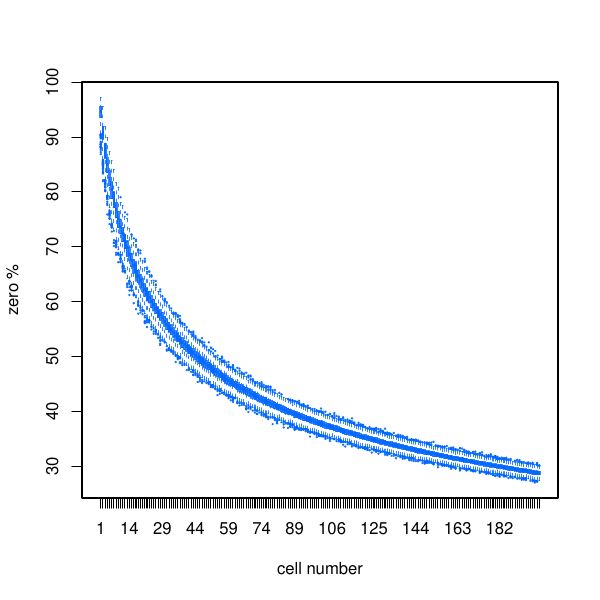

Reproduce this figure in R.
rm(list=ls());

## 16621 genes
## 2109 cells
load("01do_simulation.RData");

cols <- rainbow(10, alpha=0.8);

pdf("02do_simu_plot.pdf", 6, 6);
dat <- t(out.s);
dat <- dat/16621 * 100;
colnames(dat) <- 1:ncol(dat);
boxplot(dat, ylab="zero %", xlab="cell number", pch=19, col=cols[7], border=cols[7], cex=0.2);
dev.off();

pdf("02do_simu_plot2.pdf", 6, 6);
dat <- t(out.s);
dat <- dat/16621 * 100;
colnames(dat) <- 1:ncol(dat);
boxplot(dat[,c(1:20)], ylab="zero %", xlab="cell number per group", pch=19, col=cols[7], border=cols[7], cex=0.2);
dev.off();